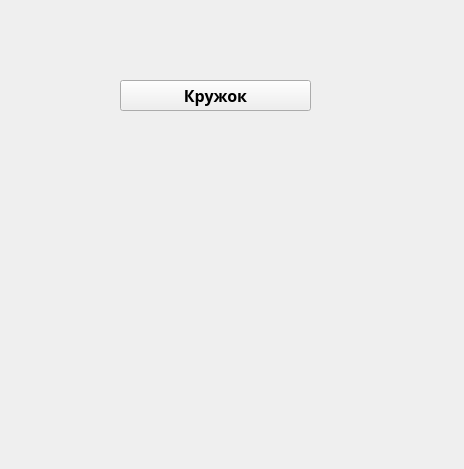
<?xml version="1.0" encoding="UTF-8"?>
<ui version="4.0">
 <class>Form</class>
 <widget class="QWidget" name="Form">
  <property name="geometry">
   <rect>
    <x>0</x>
    <y>0</y>
    <width>464</width>
    <height>469</height>
   </rect>
  </property>
  <property name="windowTitle">
   <string>Желтые окружности</string>
  </property>
  <widget class="QPushButton" name="pushButton">
   <property name="geometry">
    <rect>
     <x>120</x>
     <y>80</y>
     <width>191</width>
     <height>31</height>
    </rect>
   </property>
   <property name="font">
    <font>
     <family>Yu Gothic UI Semibold</family>
     <pointsize>12</pointsize>
     <weight>75</weight>
     <bold>true</bold>
    </font>
   </property>
   <property name="text">
    <string>Кружок</string>
   </property>
  </widget>
 </widget>
 <resources/>
 <connections/>
</ui>
